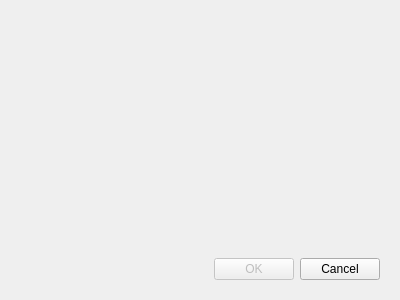
<?xml version="1.0" encoding="UTF-8"?>
<ui version="4.0">
 <class>ColormapSchemeDialog</class>
 <widget class="QDialog" name="ColormapSchemeDialog">
  <property name="geometry">
   <rect>
    <x>0</x>
    <y>0</y>
    <width>400</width>
    <height>300</height>
   </rect>
  </property>
  <property name="windowTitle">
   <string>Choose Preset</string>
  </property>
  <layout class="QVBoxLayout" name="verticalLayout">
   <item>
    <widget class="QListWidget" name="schemes">
     <property name="styleSheet">
      <string notr="true">QListWidget {background-color: transparent} QListWidget::item {padding:3
px}</string>
     </property>
    </widget>
   </item>
   <item>
    <widget class="QWidget" name="widget_3" native="true">
     <layout class="QHBoxLayout" name="horizontalLayout_3">
      <item>
       <spacer name="horizontalSpacer">
        <property name="orientation">
         <enum>Qt::Horizontal</enum>
        </property>
        <property name="sizeHint" stdset="0">
         <size>
          <width>199</width>
          <height>20</height>
         </size>
        </property>
       </spacer>
      </item>
      <item>
       <widget class="QPushButton" name="ok">
        <property name="enabled">
         <bool>false</bool>
        </property>
        <property name="text">
         <string>OK</string>
        </property>
       </widget>
      </item>
      <item>
       <widget class="QPushButton" name="cancel">
        <property name="text">
         <string>Cancel</string>
        </property>
       </widget>
      </item>
     </layout>
    </widget>
   </item>
  </layout>
 </widget>
 <resources/>
 <connections>
  <connection>
   <sender>cancel</sender>
   <signal>clicked()</signal>
   <receiver>ColormapSchemeDialog</receiver>
   <slot>reject()</slot>
   <hints>
    <hint type="sourcelabel">
     <x>344</x>
     <y>269</y>
    </hint>
    <hint type="destinationlabel">
     <x>199</x>
     <y>149</y>
    </hint>
   </hints>
  </connection>
 </connections>
</ui>
